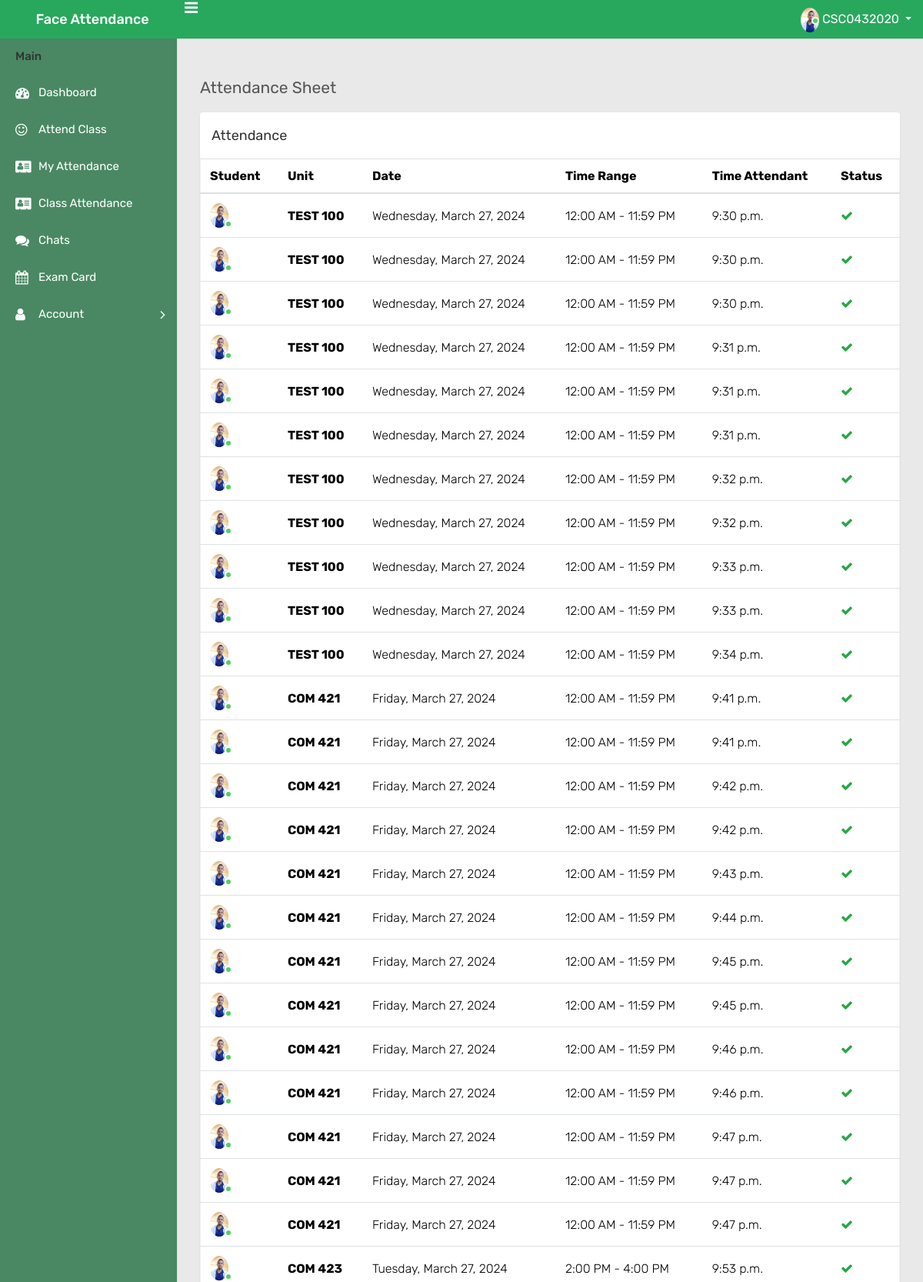
The app's page /attendance (signed in, upper part) with its own data.
### app/models.py (models this page shows, shortened)
class Student(models.Model):
    user = models.OneToOneField(User, null = True, blank = True, on_delete= models.CASCADE)
    first_name = models.CharField(max_length=200, null=True, blank=True)
    last_name = models.CharField(max_length=200, null=True, blank=True)
    admission_no = models.CharField(max_length=20, null=True, blank=True)
    phone = models.CharField(max_length=200, null=True, blank=True)
    email = models.CharField(max_length=200, null=True, blank=True)
    gender = models.CharField(max_length=200, null=True, blank=True)
    school = models.CharField(max_length=200, blank=True, null=True)
    department = models.CharField(max_length=200, blank=True, null=True)
    course = models.CharField(max_length=200, null=True, blank=True)
    year = models.CharField(max_length=200, null=True, blank=True)
    semester = models.CharField(max_length=200, null=True, blank=True)
    units = models.CharField(max_length=200, blank=True, null=True)

class Profile(models.Model):
    student = models.OneToOneField(Student, null=True, blank=True, on_delete=models.CASCADE)
    profile_photo = models.ImageField(null=True, blank=True, upload_to="media/")

class takeAttendance(models.Model):
    student = models.ForeignKey(Student, on_delete=models.CASCADE)
    unitAttendent = models.JSONField()
    date = models.DateField(auto_now_add = True, null = True)
    time = models.TimeField(auto_now_add=True, null = True)
    status = models.CharField(max_length=200, null = True, default='Absent')
    week = models.IntegerField()

### app/views.py (the view)
# urls.py: path('attendance', views.Attendance, name='attendance'),
def Attendance(request):
    logged_in_user = request.user
    student = Student.objects.get(user=logged_in_user)
    units_list = json.loads(student.units)
    this_week = get_week_number()
    registerAttendance = takeAttendance.objects.filter(student=student)
    context = {'units_list':units_list, 'registerAttendance':registerAttendance}
    return render(request, 'app/attendance.html', context)

### app/views.py (called while the page is built)
def get_week_number():
    now = datetime.now()
    if now:
        return now.date().weekday() + 1

### app/templates/app/attendance.html (shortened to what this page needs)
﻿{% extends 'main.html' %}
{% load static %}
{% block content %}
<div class="page-wrapper">
    <div class="content">
        <div class="row">
            <div class="col-sm-12">
                <h4 class="page-title">Attendance Sheet</h4>
            </div>
        </div>
            <div class="row">
            <div class="col-12 col-md-6 col-lg-12 col-xl-12">
                <div class="card">
                    <div class="card-header">
                        <h4 class="card-title d-inline-block">Attendance</h4>
                    </div>
                    <div class="card-block">
                        <div class="table-responsive">
                            <table class="table mb-0 new-patient-table">
                                <thead>
                                    <tr>
                                        <th>Student</th>
                                        <th>Unit</th>
                                        <th>Date</th>
                                        <th>Time Range</th>
                                        <th>Time Attendant</th>
                                        <th>Status</th>
                                    </tr>
                                </thead>
                                <tbody>
                                    {% for data in registerAttendance %}
                                    <tr>
                                        <td>
                                            <span class="user-img">
                                                <img class="rounded-circle"
                                                    src="{{user.student.profile.profile_photo.url}}" width="24"
                                                    alt="Admin">
                                                <span class="status online"></span>
                                            </span>
                                        </td>
                                        <th>{{data.unitAttendent.code}}</th>
                                        <td>{{data.unitAttendent.day}}, {{data.date}}</td>
                                        <td>{{data.unitAttendent.startTime}} - {{data.unitAttendent.endTime}}</td>
                                        <td>{{data.time}}</td>
                                        {% for unit in units_list %}
                                        {% if data.unitAttendent.code == unit.code %}
                                        {% if data.status == 'Present' %}
                                        <td><i class="fa fa-check text-success"></i></td>
                                        {% else %}
                                        <td><i class="fa fa-close text-danger"></i></td>
                                        {% endif %}
                                        {% endif %}
                                        {% endfor %}
                                    </tr>
                                    {% endfor %}
                                </tbody>
                            </table>
                        </div>
                    </div>
                </div>
            </div>
    </div>
</div>
{% endblock content %}

### templates/base.html (shortened to what this page needs)
{% load static %}
<!DOCTYPE html>
<html lang="en">
<head>
    <link rel="stylesheet" href="https://cdn.jsdelivr.net/gh/bbbootstrap/libraries@main/choices.min.css">
    <link rel="stylesheet" href="{% static 'css/bootstrap.min.css' %}">
    <link rel="stylesheet" href="{% static 'css/font-awesome.min.css' %}">
    <link rel="stylesheet" href="{% static 'css/bootstrap-datetimepicker.min.css' %}">
    <link rel="stylesheet" href="{% static 'css/select2.min.css' %}">
    <link rel="stylesheet" href="{% static 'css/style.css' %}">
</head>
<body>
    <div class="main-wrapper">
        <div class="header">
            <div class="header-left">
                <a href="index.html" class="logo">
                    <span>Face Attendance</span>
                </a>
            </div>
            <a id="toggle_btn" href="javascript:void(0);"><i class="fa fa-bars"></i></a>
            <ul class="nav user-menu float-right">
                <li class="nav-item dropdown has-arrow">
                    <a href="#" class="dropdown-toggle nav-link user-link" data-toggle="dropdown">
                        <span class="user-img">
                            <img class="rounded-circle" src="{{user.student.profile.profile_photo.url}}" width="24"
                                alt="Admin">
                            <span class="status online"></span>
                        </span>
                        <span>{{user.username}}</span>
                    </a>
                </li>
            </ul>
        </div>
        <div class="sidebar" id="sidebar">
            <div class="sidebar-inner slimscroll">
                <div id="sidebar-menu" class="sidebar-menu">
                    <ul>
                        <li class="menu-title">Main</li>
                        <li>
                            <a href="{% url 'index' %}"><i class="fa fa-dashboard"></i> <span>Dashboard</span></a>
                        </li>
                        <li>
                            <a href="{% url 'attend' %}"><i class="fa fa-smile-o"></i> <span>Attend Class</span></a>
                        </li>
                        <li>
                            <a href="{% url 'attendance' %}"><i class="fa fa-address-card"></i> <span>My
                                    Attendance</span></a>
                        </li>
                        <li>
                            <a href="{% url 'classAttendance' %}"><i class="fa fa-address-card"></i> <span>Class
                                    Attendance</span></a>
                        </li>
                        <li>
                            <a href="{% url 'chat' %}"><i class="fa fa-comments"></i> <span>Chats</span></a>
                        </li>
                        <li>
                            <a href="{% url 'examcard' %}"><i class="fa fa-calendar"></i> <span>Exam Card</span></a>
                        </li>
                        <li class="submenu">
                            <a href="#"><i class="fa fa-user"></i> <span> Account </span> <span
                                    class="menu-arrow"></span></a>
                        </li>
                    </ul>
                </div>
            </div>
        </div>
    </div>
</body>
</html>

### records on screen
takeAttendance: student.profile.profile_photo (picture), unitAttendent.code "TEST 100", unitAttendent.day "Wednesday", date "March 27, 2024", unitAttendent.startTime "12:00 AM", unitAttendent.endTime "11:59 PM", time "9:30 p.m.", status "Present" (drawn)
takeAttendance: student.profile.profile_photo (picture), unitAttendent.code "TEST 100", unitAttendent.day "Wednesday", date "March 27, 2024", unitAttendent.startTime "12:00 AM", unitAttendent.endTime "11:59 PM", time "9:30 p.m.", status "Present" (drawn)
takeAttendance: student.profile.profile_photo (picture), unitAttendent.code "TEST 100", unitAttendent.day "Wednesday", date "March 27, 2024", unitAttendent.startTime "12:00 AM", unitAttendent.endTime "11:59 PM", time "9:30 p.m.", status "Present" (drawn)
takeAttendance: student.profile.profile_photo (picture), unitAttendent.code "TEST 100", unitAttendent.day "Wednesday", date "March 27, 2024", unitAttendent.startTime "12:00 AM", unitAttendent.endTime "11:59 PM", time "9:31 p.m.", status "Present" (drawn)
takeAttendance: student.profile.profile_photo (picture), unitAttendent.code "TEST 100", unitAttendent.day "Wednesday", date "March 27, 2024", unitAttendent.startTime "12:00 AM", unitAttendent.endTime "11:59 PM", time "9:31 p.m.", status "Present" (drawn)
takeAttendance: student.profile.profile_photo (picture), unitAttendent.code "TEST 100", unitAttendent.day "Wednesday", date "March 27, 2024", unitAttendent.startTime "12:00 AM", unitAttendent.endTime "11:59 PM", time "9:31 p.m.", status "Present" (drawn)
takeAttendance: student.profile.profile_photo (picture), unitAttendent.code "TEST 100", unitAttendent.day "Wednesday", date "March 27, 2024", unitAttendent.startTime "12:00 AM", unitAttendent.endTime "11:59 PM", time "9:32 p.m.", status "Present" (drawn)
takeAttendance: student.profile.profile_photo (picture), unitAttendent.code "TEST 100", unitAttendent.day "Wednesday", date "March 27, 2024", unitAttendent.startTime "12:00 AM", unitAttendent.endTime "11:59 PM", time "9:32 p.m.", status "Present" (drawn)
takeAttendance: student.profile.profile_photo (picture), unitAttendent.code "TEST 100", unitAttendent.day "Wednesday", date "March 27, 2024", unitAttendent.startTime "12:00 AM", unitAttendent.endTime "11:59 PM", time "9:33 p.m.", status "Present" (drawn)
takeAttendance: student.profile.profile_photo (picture), unitAttendent.code "TEST 100", unitAttendent.day "Wednesday", date "March 27, 2024", unitAttendent.startTime "12:00 AM", unitAttendent.endTime "11:59 PM", time "9:33 p.m.", status "Present" (drawn)
takeAttendance: student.profile.profile_photo (picture), unitAttendent.code "TEST 100", unitAttendent.day "Wednesday", date "March 27, 2024", unitAttendent.startTime "12:00 AM", unitAttendent.endTime "11:59 PM", time "9:34 p.m.", status "Present" (drawn)
takeAttendance: student.profile.profile_photo (picture), unitAttendent.code "COM 421", unitAttendent.day "Friday", date "March 27, 2024", unitAttendent.startTime "12:00 AM", unitAttendent.endTime "11:59 PM", time "9:41 p.m.", status "Present" (drawn)
takeAttendance: student.profile.profile_photo (picture), unitAttendent.code "COM 421", unitAttendent.day "Friday", date "March 27, 2024", unitAttendent.startTime "12:00 AM", unitAttendent.endTime "11:59 PM", time "9:41 p.m.", status "Present" (drawn)
takeAttendance: student.profile.profile_photo (picture), unitAttendent.code "COM 421", unitAttendent.day "Friday", date "March 27, 2024", unitAttendent.startTime "12:00 AM", unitAttendent.endTime "11:59 PM", time "9:42 p.m.", status "Present" (drawn)
takeAttendance: student.profile.profile_photo (picture), unitAttendent.code "COM 421", unitAttendent.day "Friday", date "March 27, 2024", unitAttendent.startTime "12:00 AM", unitAttendent.endTime "11:59 PM", time "9:42 p.m.", status "Present" (drawn)
takeAttendance: student.profile.profile_photo (picture), unitAttendent.code "COM 421", unitAttendent.day "Friday", date "March 27, 2024", unitAttendent.startTime "12:00 AM", unitAttendent.endTime "11:59 PM", time "9:43 p.m.", status "Present" (drawn)
takeAttendance: student.profile.profile_photo (picture), unitAttendent.code "COM 421", unitAttendent.day "Friday", date "March 27, 2024", unitAttendent.startTime "12:00 AM", unitAttendent.endTime "11:59 PM", time "9:44 p.m.", status "Present" (drawn)
takeAttendance: student.profile.profile_photo (picture), unitAttendent.code "COM 421", unitAttendent.day "Friday", date "March 27, 2024", unitAttendent.startTime "12:00 AM", unitAttendent.endTime "11:59 PM", time "9:45 p.m.", status "Present" (drawn)
takeAttendance: student.profile.profile_photo (picture), unitAttendent.code "COM 421", unitAttendent.day "Friday", date "March 27, 2024", unitAttendent.startTime "12:00 AM", unitAttendent.endTime "11:59 PM", time "9:45 p.m.", status "Present" (drawn)
takeAttendance: student.profile.profile_photo (picture), unitAttendent.code "COM 421", unitAttendent.day "Friday", date "March 27, 2024", unitAttendent.startTime "12:00 AM", unitAttendent.endTime "11:59 PM", time "9:46 p.m.", status "Present" (drawn)
takeAttendance: student.profile.profile_photo (picture), unitAttendent.code "COM 421", unitAttendent.day "Friday", date "March 27, 2024", unitAttendent.startTime "12:00 AM", unitAttendent.endTime "11:59 PM", time "9:46 p.m.", status "Present" (drawn)
takeAttendance: student.profile.profile_photo (picture), unitAttendent.code "COM 421", unitAttendent.day "Friday", date "March 27, 2024", unitAttendent.startTime "12:00 AM", unitAttendent.endTime "11:59 PM", time "9:47 p.m.", status "Present" (drawn)
takeAttendance: student.profile.profile_photo (picture), unitAttendent.code "COM 421", unitAttendent.day "Friday", date "March 27, 2024", unitAttendent.startTime "12:00 AM", unitAttendent.endTime "11:59 PM", time "9:47 p.m.", status "Present" (drawn)
takeAttendance: student.profile.profile_photo (picture), unitAttendent.code "COM 421", unitAttendent.day "Friday", date "March 27, 2024", unitAttendent.startTime "12:00 AM", unitAttendent.endTime "11:59 PM", time "9:47 p.m.", status "Present" (drawn)
takeAttendance: student.profile.profile_photo (picture), unitAttendent.code "COM 423", unitAttendent.day "Tuesday", date "March 27, 2024", unitAttendent.startTime "2:00 PM", unitAttendent.endTime "4:00 PM", time "9:53 p.m.", status "Present" (drawn)

### other values on screen
{{ user.username }} "CSC0432020"
